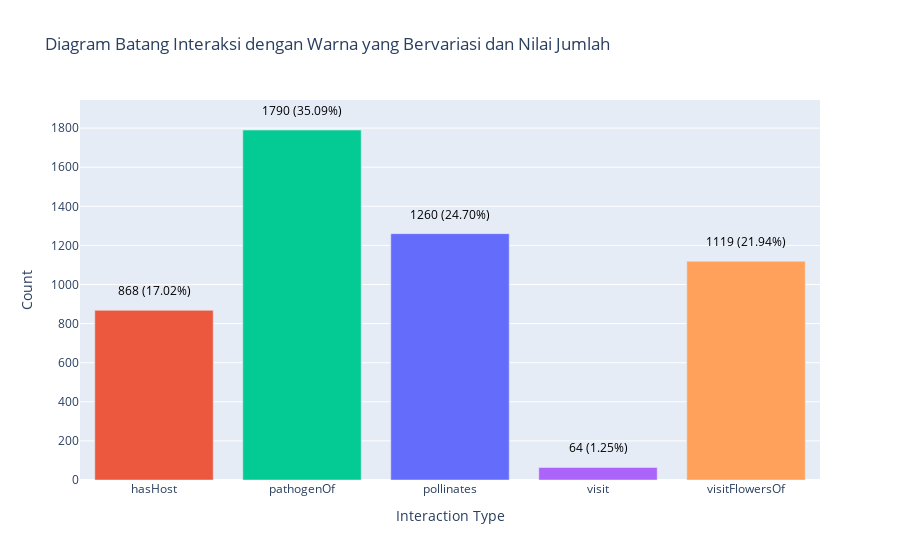

Notebook code cell kept with this figure:
### Code cell
import plotly.graph_objects as go

# Data dari grup_edge
labels = list(grup_edge.keys())
values = list(grup_edge.values())

# Hitung total data
total_data = sum(values)

# Hitung persentase masing-masing kategori
percentages = [(value / total_data) * 100 for value in values]

# Membuat diagram batang dengan warna yang bervariasi dan nilai jumlah
colors = ['#ec583e', '#04cb94', '#636cfb', '#ab63fa', '#ffa15a']  # Ganti dengan warna yang Anda inginkan
fig = go.Figure(data=[go.Bar(x=labels, y=values, marker_color=colors)])


# Menambahkan nilai jumlah pada tiap batang
for i, (value, percentage) in enumerate(zip(values, percentages)):
    fig.add_annotation(
        x=labels[i],
        y=value + 100,
        text=f"{value} ({percentage:.2f}%)",
        showarrow=False,
        font=dict(size=12, color='black'),  # Warna teks putih
        textangle=0,
    )

# Menambahkan label pada sumbu x dan y
fig.update_xaxes(title_text='Interaction Type')
fig.update_yaxes(title_text='Count')

# Menambahkan judul diagram
fig.update_layout(title_text='Diagram Batang Interaksi dengan Warna yang Bervariasi dan Nilai Jumlah')

# Menampilkan diagram
fig.show()

### Figure 1 — Plotly figure (JSON) as saved in the notebook; plotly's stock layout.template omitted (floating-point values rounded to 4 significant figures)
{"data": [{"marker": {"color": ["#ec583e", "#04cb94", "#636cfb", "#ab63fa", "#ffa15a"]}, "type": "bar", "x": ["hasHost", "pathogenOf", "pollinates", "visit", "visitFlowersOf"], "y": [868, 1790, 1260, 64, 1119]}], "layout": {"annotations": [{"font": {"color": "black", "size": 12}, "showarrow": false, "text": "868 (17.02%)", "textangle": 0, "x": "hasHost", "y": 968}, {"font": {"color": "black", "size": 12}, "showarrow": false, "text": "1790 (35.09%)", "textangle": 0, "x": "pathogenOf", "y": 1890}, {"font": {"color": "black", "size": 12}, "showarrow": false, "text": "1260 (24.70%)", "textangle": 0, "x": "pollinates", "y": 1360}, {"font": {"color": "black", "size": 12}, "showarrow": false, "text": "64 (1.25%)", "textangle": 0, "x": "visit", "y": 164}, {"font": {"color": "black", "size": 12}, "showarrow": false, "text": "1119 (21.94%)", "textangle": 0, "x": "visitFlowersOf", "y": 1219}], "title": {"text": "Diagram Batang Interaksi dengan Warna yang Bervariasi dan Nilai Jumlah"}, "xaxis": {"title": {"text": "Interaction Type"}}, "yaxis": {"title": {"text": "Count"}}}}
